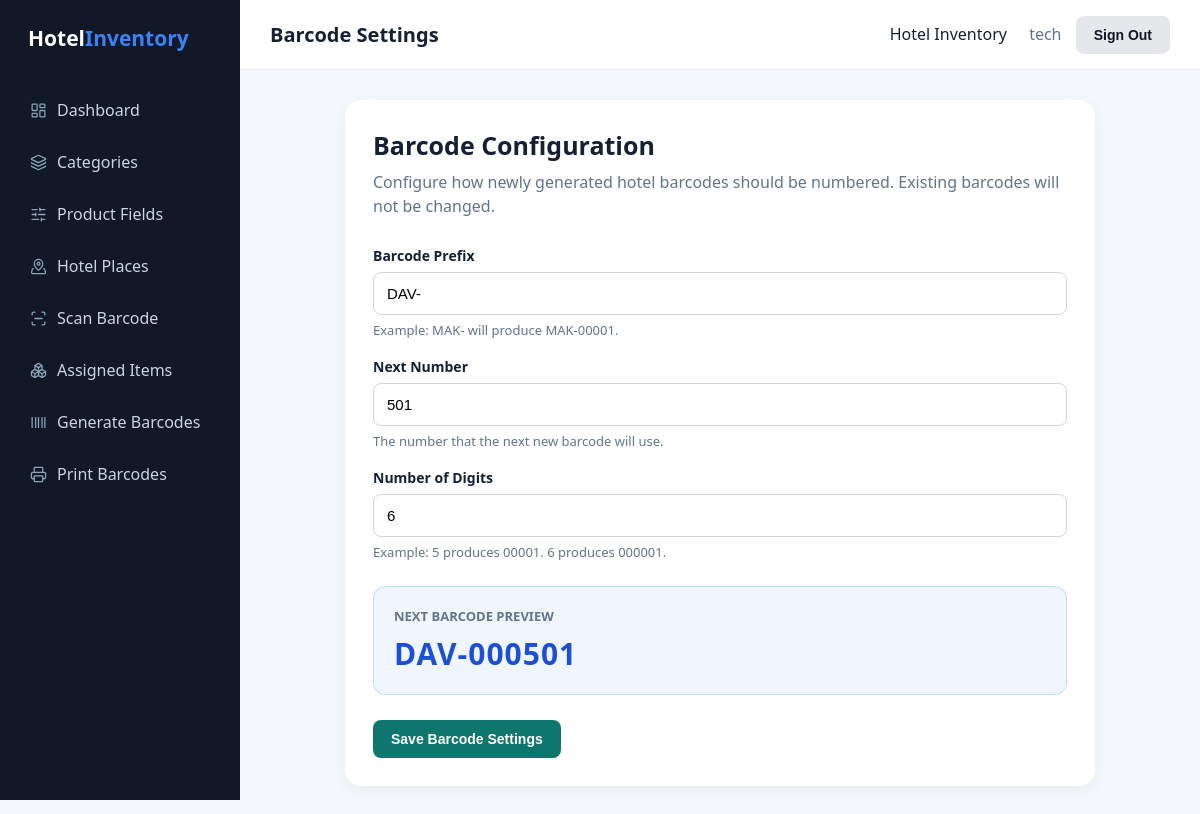
/barcode-settings/ (signed in), run on the app's committed database.
### inventory/models.py (models this page shows, shortened)
class BarcodeSettings(models.Model):
    prefix = models.CharField(
        max_length=30,
        default="CN"
    )
    next_number = models.PositiveBigIntegerField(
        default=1
    )
    digits = models.PositiveIntegerField(
        default=6
    )
    updated_at = models.DateTimeField(
        auto_now=True
    )
    def generate_code(self):
        return f"{self.prefix}{self.next_number:0{self.digits}d}"

### inventory/views.py (the view, shortened to what this page needs)
@staff_only
def barcode_settings(request):
    settings = BarcodeSettings.objects.first()
    if not settings:
        settings = BarcodeSettings.objects.create(
            prefix="CN",
            next_number=1,
            digits=6
        )
    return render(
        request,
        "inventory/barcode_settings.html",
        {
            "settings": settings
        }
    )

### inventory/views.py (called while the page is built)
def _staff_only(user):
    return user.is_authenticated and user.is_staff

### inventory/templates/inventory/barcode_settings.html (shortened to what this page needs)
{% extends "inventory/base.html" %}
{% block page_title %}Barcode Settings{% endblock %}
{% block content %}
<div class="settings-container">
    <div class="settings-card">
        <h1>Barcode Configuration</h1>
        <p class="settings-description">
            Configure how newly generated hotel barcodes should be
            numbered. Existing barcodes will not be changed.
        </p>
        <form method="POST">
            <div class="form-group">
                <label for="prefix">
                    Barcode Prefix
                </label>
                <input
                    type="text"
                    id="prefix"
                    name="prefix"
                    class="form-control"
                    value="{{ settings.prefix }}"
                    placeholder="Example: MAK-"
                    required
                >
                <small class="help-text">
                    Example: MAK- will produce MAK-00001.
                </small>
            </div>
            <div class="form-group">
                <label for="next_number">
                    Next Number
                </label>
                <input
                    type="number"
                    id="next_number"
                    name="next_number"
                    class="form-control"
                    value="{{ settings.next_number }}"
                    min="1"
                    required
                >
                <small class="help-text">
                    The number that the next new barcode will use.
                </small>
            </div>
            <div class="form-group">
                <label for="digits">
                    Number of Digits
                </label>
                <input
                    type="number"
                    id="digits"
                    name="digits"
                    class="form-control"
                    value="{{ settings.digits }}"
                    min="1"
                    required
                >
                <small class="help-text">
                    Example: 5 produces 00001. 6 produces 000001.
                </small>
            </div>
            <div class="preview-box">
                <div class="preview-label">
                    NEXT BARCODE PREVIEW
                </div>
                <div
                    class="preview-code"
                    id="preview-code"
                >
                </div>
            </div>
            <div class="actions">
                <button
                    type="submit"
                    class="btn btn-primary"
                >
                    Save Barcode Settings
                </button>
            </div>
        </form>
    </div>
</div>
{% endblock %}

### inventory/templates/inventory/base.html (shortened to what this page needs)
<!DOCTYPE html>
<html lang="en">
<head>
</head>
<body>
    <aside class="sidebar">
        <div class="logo">
            Hotel<span>Inventory</span>
        </div>
        <nav>
            {% if user.is_staff %}
                <a href="{% url 'dashboard' %}" class="nav-link">
            {% endif %}
                <i data-lucide="layout-dashboard"></i>
                Dashboard
            </a>
            {% if user.is_staff %}
                <a href="{% url 'categories' %}" class="nav-link">
                    <i data-lucide="layers-3"></i>
                    Categories
                </a>
                <a href="{% url 'product_fields' %}" class="nav-link">
                    <i data-lucide="sliders-horizontal"></i>
                    Product Fields
                </a>
                <a href="{% url 'places' %}" class="nav-link">
                    <i data-lucide="map-pinned"></i>
                    Hotel Places
                </a>
            {% endif %}
            <a href="{% url 'scan_barcode' %}" class="nav-link">
                <i data-lucide="scan-line"></i>
                Scan Barcode
            </a>
            {% if user.is_staff %}
                <a href="{% url 'assigned_items' %}" class="nav-link">
                    <i data-lucide="boxes"></i>
                    Assigned Items
                </a>
            {% endif %}
            {% if user.is_staff %}
                <a href="{% url 'generate_barcodes' %}" class="nav-link">
                    <i data-lucide="barcode"></i>
                    Generate Barcodes
                </a>
                <a href="{% url 'print_barcodes' %}" class="nav-link">
                    <i data-lucide="printer"></i>
                    Print Barcodes
                </a>
            {% endif %}
        </nav>
    </aside>
    <main class="main">
        <header class="topbar">
            <h2>{% block page_title %}Inventory System{% endblock %}</h2>
            <div>
                Hotel Inventory
                {% if user.is_authenticated %}
                    <span style="margin-left: 18px; color: #64748b;">{{ user.username }}</span>
                    <form method="post" action="{% url 'logout' %}" style="display:inline; margin-left: 10px;">
                        <button type="submit" class="btn btn-secondary">Sign Out</button>
                    </form>
                {% endif %}
            </div>
        </header>
        <section class="content">
            {% block content %}
            {% endblock %}
        </section>
    </main>
</body>
</html>

### inventory/templates/inventory/base.html (style rules this page uses)
* { box-sizing: border-box; margin: 0; padding: 0; }
body { font-family: "Segoe UI", Tahoma, sans-serif; background: #f4f7fb; color: #172033; }
.sidebar { position: fixed; left: 0; top: 0; width: 240px; height: 100vh; background: #111827; color: white; padding: 24px 16px; z-index: 1000; }
.logo { font-size: 21px; font-weight: bold; margin-bottom: 35px; padding: 0 12px; }
.logo span { color: #3b82f6; }
.nav-link { display: flex; align-items: center; gap: 10px; text-decoration: none; color: #cbd5e1; padding: 12px 14px; margin-bottom: 6px; border-radius: 8px; transition: 0.2s; }
.nav-link svg { width: 17px; height: 17px; color: #8ba4b7; stroke-width: 1.8; transition: transform .2s ease, color .2s ease; }
.nav-link::before { content: none; }
.main { margin-left: 240px; min-height: 100vh; }
.topbar { height: 70px; background: white; border-bottom: 1px solid #e5e7eb; display: flex; align-items: center; justify-content: space-between; padding: 0 30px; }
.topbar h2 { font-size: 20px; color: #172033; }
.content { padding: 30px; max-width: 1400px; margin: auto; }
.btn { display: inline-flex; align-items: center; justify-content: center; gap: 8px; border: none; border-radius: 8px; padding: 11px 18px; font-size: 14px; font-weight: 600; cursor: pointer; text-decoration: none; transition: 0.2s; }
.btn-primary { background: #0f766e; color: white; }
.btn-secondary { background: #e5e7eb; color: #111827; }
.form-group { margin-bottom: 18px; }
.form-group label { display: block; font-size: 14px; font-weight: 600; margin-bottom: 7px; }
.form-control { width: 100%; padding: 12px 13px; border: 1px solid #d1d5db; border-radius: 8px; font-size: 15px; outline: none; background: white; }

### inventory/templates/inventory/barcode_settings.html (style rules this page uses)
.settings-container { max-width: 750px; margin: auto; }
.settings-card { background: white; border-radius: 16px; padding: 28px; box-shadow: 0 4px 15px rgba(0, 0, 0, 0.05); }
.settings-card h1 { font-size: 25px; margin-bottom: 8px; }
.settings-description { color: #64748b; margin-bottom: 28px; line-height: 1.5; }
.preview-box { background: #eff6ff; border: 1px solid #bfdbfe; border-radius: 12px; padding: 20px; margin: 25px 0; }
.preview-label { color: #64748b; font-size: 13px; font-weight: 600; margin-bottom: 8px; }
.preview-code { font-size: 30px; font-weight: 700; color: #1d4ed8; letter-spacing: 1px; word-break: break-all; }
.help-text { display: block; margin-top: 6px; color: #64748b; font-size: 13px; }
.actions { margin-top: 25px; }

### data on the page
BarcodeSettings: prefix "DAV-", next_number "501", digits "6"

### other printed values
{{ user.username }} "tech"
